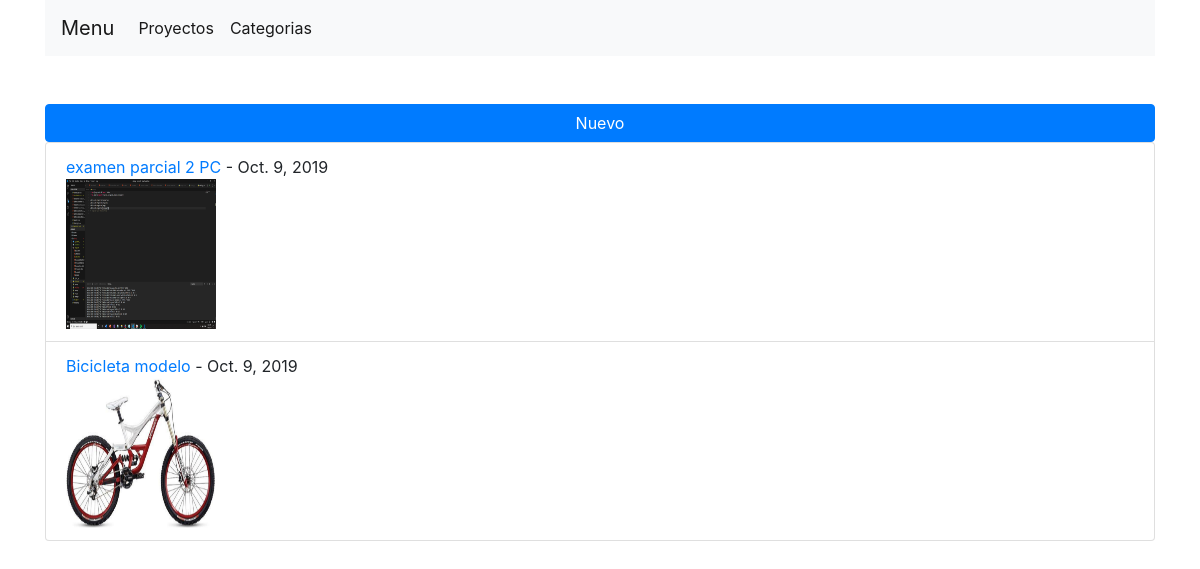
The app's page /tienda/ with its own data.
### tienda/models.py (models this page shows, shortened)
class Proyecto(models.Model):
    nombre= models.CharField(max_length=50)
    descripcion= models.TextField(blank=True)
    fecha= models.DateField()
    imagen= models.ImageField(upload_to="ropa",null=False)
    categoria=models.ForeignKey(Categoria,default=None,on_delete= models.PROTECT)
    imagenes=models.ManyToManyField(Image)
    integrantes=models.ManyToManyField(Integrante)
    class Meta:
        verbose_name = 'Proyecto'
        verbose_name_plural = 'Proyectos'

### tienda/views.py (the view)
# urls.py: path("", views.ProductoListView.as_view(), name="index"),
class ProductoListView(generic.ListView):
    model = Proyecto
    template_name = "list.html"

### tienda/templates/list.html
    {% extends 'base.html' %}
    {% block content %}
    {% load bootstrap4 %}
    <a class="container padding-4 btn btn-primary" href="{% url 'tienda:create' %}">Nuevo</a>
    <ul class="list-group">
        {% for proyecto in object_list %}
            <li class="list-group-item"><a href="{% url 'tienda:detail' proyecto.id %}">{{proyecto.nombre}}</a> - {{ proyecto.fecha }} <br><img src="{{proyecto.imagen.url}}" width="150" height="150"></li>
        {% empty %}
            <li>No hay productos.</li>
        {% endfor %}
    </ul>
    {% endblock %}

### records on screen
Proyecto: nombre "examen parcial 2 PC", fecha "Oct. 9, 2019", imagen (picture)
Proyecto: nombre "Bicicleta modelo", fecha "Oct. 9, 2019", imagen (picture)
